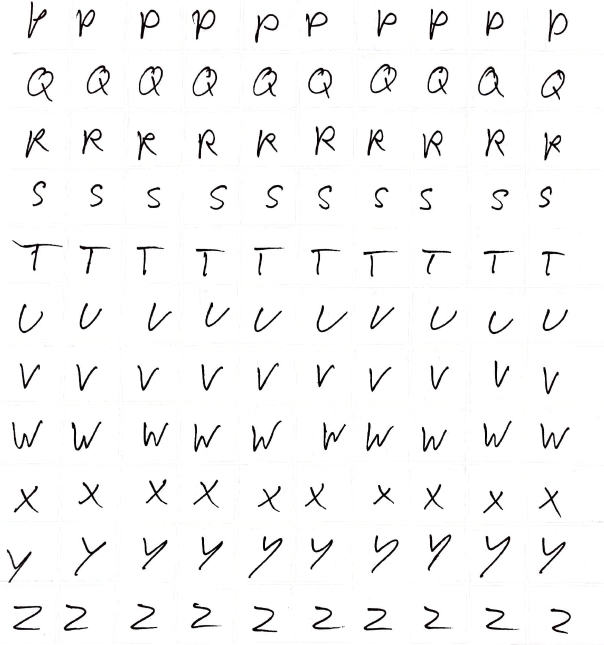
#> input picture page_1.png, 1208 x 1289 px (shown at 1/2 size)
$ python extrahierer.py
#> lines starting #> are read from the running program, lines starting #| are printed output that depends on the picture; after the words box and inside, x2 and y2 are one past the last pixel; in counts of white or black regions, pixels touching at a corner belong together
import cv2
import numpy as np
import os
from PIL import Image


def extract_letters(image_path, output_folder):
    # Bild laden
#> called with image_path = 'page_1.png', output_folder = 'output_letters'
    image = cv2.imread(image_path, cv2.IMREAD_GRAYSCALE)
#> image: shape (1289, 1208); min 0, max 255, mean 245.6
    _, thresh = cv2.threshold(image, 128, 255, cv2.THRESH_BINARY_INV + cv2.THRESH_OTSU)
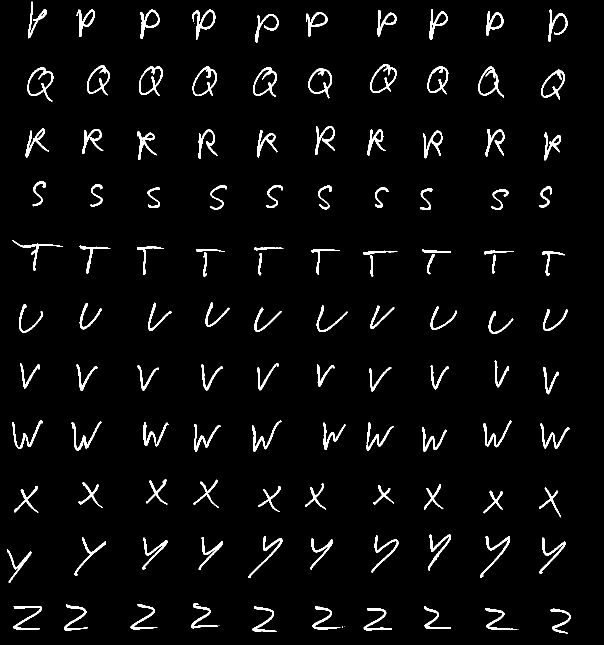
#> thresh: shape (1289, 1208) (shown at 1/2 size); 3.7% white; 124 white regions (9 under 20 px)

    # Konturen finden
    contours, _ = cv2.findContours(thresh, cv2.RETR_EXTERNAL, cv2.CHAIN_APPROX_SIMPLE)
#> contours = 124 contours, 9 with area under 20; largest, box (x1, y1, x2, y2) and area: (55, 135, 107, 203) 2046, (740, 128, 793, 186) 1982, (385, 133, 434, 192) 1907, (278, 133, 326, 192) 1862, (616, 136, 664, 197) 1820

    # Ordner für Ausgabe erstellen
    os.makedirs(output_folder, exist_ok=True)

    letter_index = 0
    for contour in contours:
        x, y, w, h = cv2.boundingRect(contour)

        # Zu kleine oder große Konturen überspringen
        if w < 10 or h < 10:
            continue

        # Buchstaben extrahieren
        letter_image = image[y:y + h, x:x + w]

        # Bild speichern
        letter_pil = Image.fromarray(letter_image)
        letter_pil.save(os.path.join(output_folder, f'Briola_{letter_index:02d}.png'))
        letter_index += 1
#> this loop made 124 passes
#> (x, y, w, h) on passes 1, 3, 5, 6, 7, 8, 9, 10, 11, 12, 13, 14: (1037, 1258, 1, 1), (688, 1253, 1, 1), (439, 1251, 1, 1), (1101, 1217, 41, 51), (971, 1216, 56, 44), (727, 1216, 57, 45), (625, 1213, 56, 46), (848, 1212, 54, 46), (505, 1212, 49, 52), (26, 1212, 58, 48), (128, 1209, 48, 53), (261, 1208, 54, 51)
#> (contour, x, y, w, h) on passes 2, 4: ([[1028, 1258], [1029, 1259], [1033, 1259], [1034, 1258]], 1028, 1258, 7, 2), ([[684, 1253], [684, 1254], [685, 1254], [685, 1253]], 684, 1253, 2, 2)
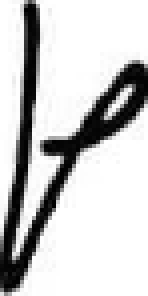
#> letter_image: shape (74, 37) (shown 4 times larger); min 0, max 255, mean 201.4
#> after the loop, letter_index = 106

    print(f"{letter_index} Buchstaben gespeichert in {output_folder}")
#| 106 Buchstaben gespeichert in output_letters


# Beispielaufruf
extract_letters("page_1.png", "output_letters")

$ run again, with page_2.png copied over page_1.png
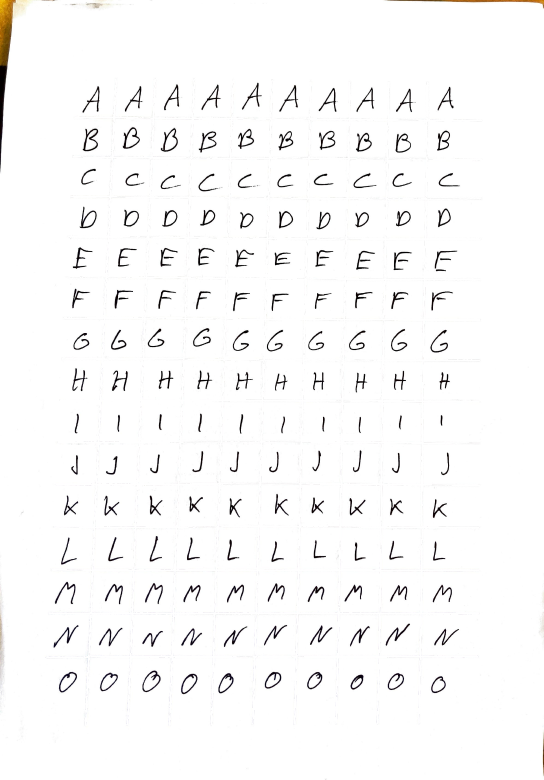
#> input picture page_2.png, 1631 x 2339 px (shown at 1/3 size)
#> in extract_letters, `_, thresh = cv2.threshold(image, 128, 255, cv2.THRESH_BINARY_INV + cv2..`:
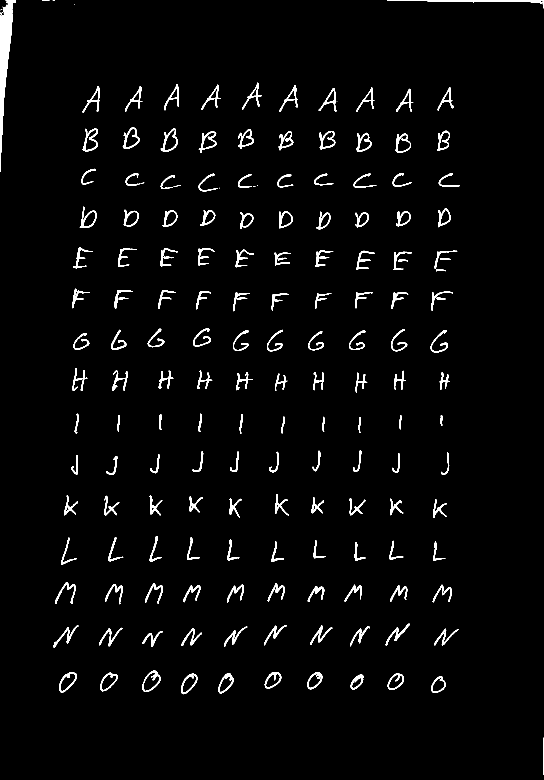
#> thresh: shape (2339, 1631) (shown at 1/3 size); 2.5% white; 181 white regions (12 under 20 px)
#> contours = 181 contours, 17 with area under 20; largest, box (x1, y1, x2, y2) and area: (0, 0, 47, 516) 8267, (427, 2012, 482, 2076) 2212, (482, 384, 533, 455) 2015, (368, 382, 420, 446) 1995, (248, 386, 294, 454) 1972
#> the loop in extract_letters, `for contour in contours:` made 181 passes
#> (x, y, w, h) on passes 1 to 3: (1629, 2213, 2, 111), (1294, 2029, 43, 50), (1052, 2024, 38, 45)
#> after the loop in extract_letters, `for contour in contours:`:
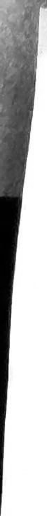
#> letter_image: shape (516, 47); min 0, max 255, mean 182.7
#> after the loop in extract_letters, `for contour in contours:`: letter_index = 146
#| 146 Buchstaben gespeichert in output_letters
